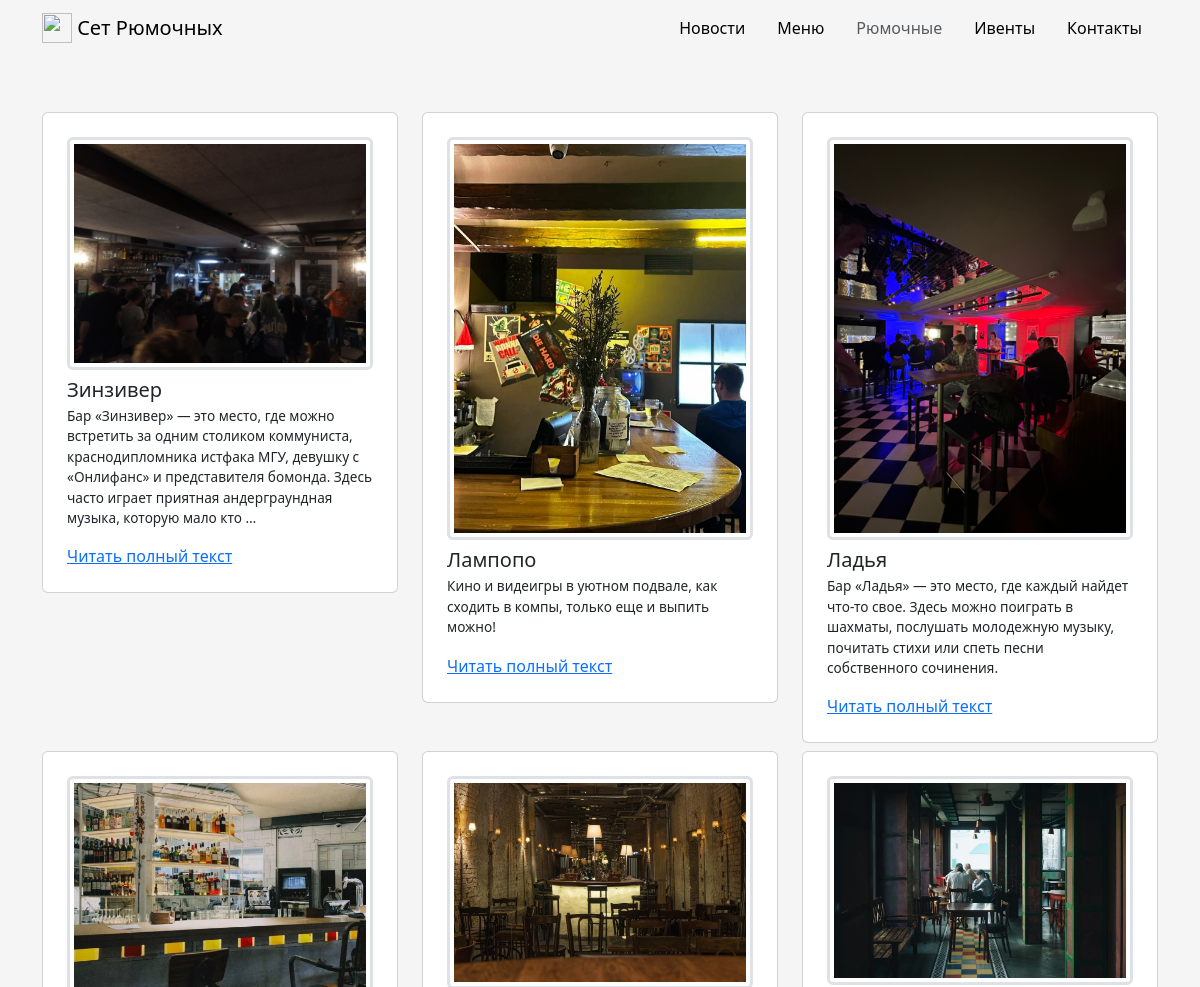
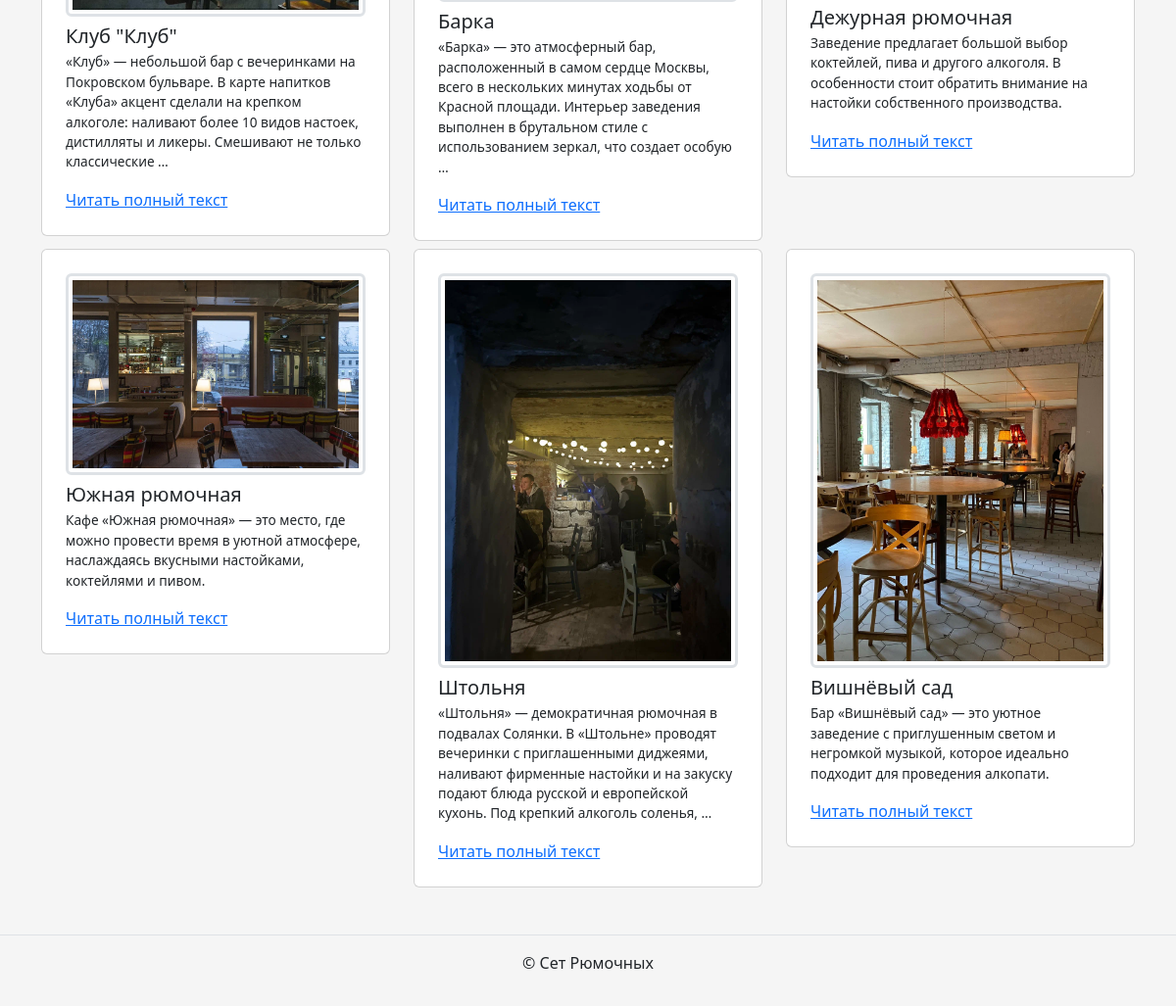
The app's page /bars/ with its own data (2 pictures, top to bottom).
### app_setofshots/models.py (models this page shows, shortened)
class Bar(Model):
    title = CharField(max_length=32, verbose_name='Бар')
    slug = SlugField(
        max_length=32, unique=True, verbose_name='Ссылка',
        help_text='Можно оставить пустым', blank=True,
    )
    description = TextField(max_length=1024, verbose_name='Описание')
    address = CharField(max_length=128, verbose_name='Адрес')
    work_time = TextField(
        max_length=1024, verbose_name='Часы работы', null=True
    )
    opening_year = IntegerField(verbose_name='Год открытия')
    image = ImageField(
        upload_to='bars_images',
        verbose_name='Фото',
        blank=True
    )
    is_published = BooleanField(
        verbose_name='Опубликовано', blank=True, default=False
    )
    class Meta:
        verbose_name = 'бар'
        verbose_name_plural = 'Бары'

### app_setofshots/views.py (the view)
# urls.py: path('bars/', bars, name='bars'),
def bars(request):
    template = 'app_setofshots/bars.html'
    _bars = Bar.objects.filter(is_published=True)
    page_object = paginator(_bars, request.GET.get('page'))
    context = {'page_obj': page_object}
    return render(request, template, context)

### app_setofshots/views.py (called while the page is built)
def paginator(object_list, page):
    _paginator = Paginator(
        object_list,
        settings.REST_FRAMEWORK['PAGE_SIZE']
    )
    return _paginator.get_page(page)

### templates/app_setofshots/bars.html (shortened to what this page needs)
{% extends "base.html" %}
{% load static %}
{% block content %}
  <div id="dishes-container" class="row">
    {% for bar in page_obj %}
      <article class="col-md-4">
        {% include "includes/bar_card.html" %}
      </article>
      {% if forloop.counter|divisibleby:3 and not forloop.last %}
        </div><div class="row">
      {% endif %}
    {% endfor %}
  </div>
{% endblock %}

### templates/includes/bar_card.html (shortened to what this page needs)
<div class="col d-flex justify-content-center">
  <div class="card" style="width: 40rem;">
    <div class="card-body">
      {% if bar.image %}
        <a href="{% url 'app_setofshots:bar' bar.slug %}">
          <img
            class="border-3 rounded img-fluid img-thumbnail mb-2 mx-auto d-block"
            src="{{ bar.image.url }}"
          >
        </a>
      {% endif %}
      <h5 class="card-title">{{ bar.title }}</h5>
      <p class="card-text">{{ bar.description|truncatewords:30|safe }}</p>
      <a href="{% url 'app_setofshots:bar' bar.slug %}" class="card-link">Читать полный текст</a>
    </div>
  </div>
</div>

### static/css/app_setofshots/styles.css (style rules this page uses)
body { background-color: whitesmoke; }

### static/css/app_setofshots/card.css (style rules this page uses)
.card { width: 30rem; padding: 1rem; }
.card-body { padding: 0.5rem; }
.card-title { font-size: 1.25rem; }
.card-text { font-size: 0.85rem; }
.row { margin-top: 0.5rem; }
img { width: 5 rem; }

### records on screen
Bar: image (picture), title "Зинзивер", description "Бар «Зинзивер» — это место, где можно встретить за одним столиком коммуниста, краснодипломника истфака МГУ, девушку с «Онлифанс» и представителя бомонда. Здесь часто играет приятная андерграундная музыка, которую мало кто …"
Bar: image (picture), title "Лампопо", description "Кино и видеигры в уютном подвале, как сходить в компы, только еще и выпить можно!"
Bar: image (picture), title "Ладья", description "Бар «Ладья» — это место, где каждый найдет что-то свое. Здесь можно поиграть в шахматы, послушать молодежную музыку, почитать стихи или спеть песни собственного сочинения."
Bar: image (picture), title "Клуб \"Клуб\"", description "«Клуб» — небольшой бар с вечеринками на Покровском бульваре. В карте напитков «Клуба» акцент сделали на крепком алкоголе: наливают более 10 видов настоек, дистилляты и ликеры. Смешивают не только классические …"
Bar: image (picture), title "Барка", description "«Барка» — это атмосферный бар, расположенный в самом сердце Москвы, всего в нескольких минутах ходьбы от Красной площади. Интерьер заведения выполнен в брутальном стиле с использованием зеркал, что создает особую …"
Bar: image (picture), title "Дежурная рюмочная", description "Заведение предлагает большой выбор коктейлей, пива и другого алкоголя. В особенности стоит обратить внимание на настойки собственного производства."
Bar: image (picture), title "Южная рюмочная", description "Кафе «Южная рюмочная» — это место, где можно провести время в уютной атмосфере, наслаждаясь вкусными настойками, коктейлями и пивом."
Bar: image (picture), title "Штольня", description "«Штольня» — демократичная рюмочная в подвалах Солянки. В «Штольне» проводят вечеринки с приглашенными диджеями, наливают фирменные настойки и на закуску подают блюда русской и европейской кухонь. Под крепкий алкоголь соленья, …"
Bar: image (picture), title "Вишнёвый сад", description "Бар «Вишнёвый сад» — это уютное заведение с приглушенным светом и негромкой музыкой, которое идеально подходит для проведения алкопати."
